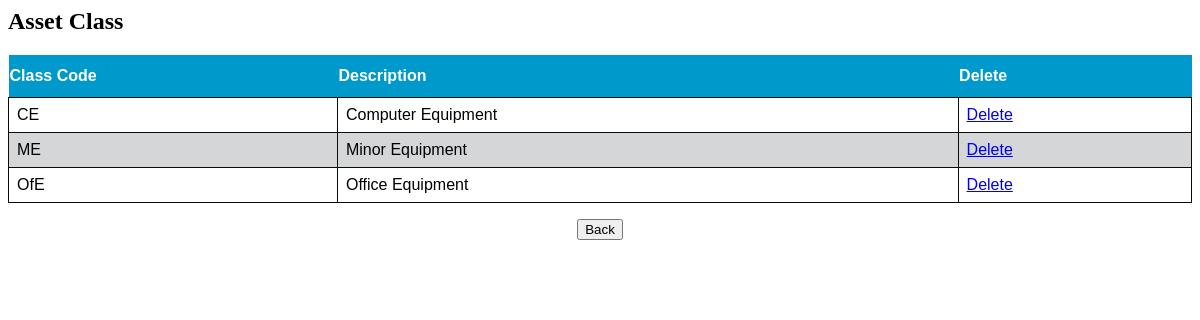
Page /invparms.php (signed in) on the committed database.
### tables this page shows
CREATE TABLE `tbl_assetclass` (
  `a_classid` int(5) NOT NULL,
  `classcode` varchar(5) NOT NULL,
  `classdesc` varchar(50) NOT NULL
);

### library/database.php (called while the page is built, shortened)
<?php
function dbQuery($sql)
{
	$result = mysql_query($sql) or die(mysql_error());
	return $result;
}
function dbFetchAssoc($result)
{
	return mysql_fetch_assoc($result);
}
?>

### invparms.php (the view, shortened to what this page needs)
<?php
if (isset($_GET['a_classid']) && (int)$_GET['a_classid'] >= 0) {
	$a_classid= (int)$_GET['a_classid'];
	$queryString = "&a_classid=$a_classid";
} else {
	$a_classid = 0;
}
?>
<head>
</head>
<body>
<div class="container">
<h2>Asset Class</h2>
  <div class="container">
  <div class="table-responsive-sm">
    <table class="table table-bordered table-sm" id="classview">
    <thead>
      <tr>
		<th>Class Code</th>
		<th>Description</th>
		<th>Delete</th>
      </tr>
	  </thead>
	  </div>
	<?php
	$sql = "select * from tbl_assetclass";
	$result = dbQuery ($sql);
	while($row = dbFetchAssoc($result)) {
	extract($row);
	?>
	<td><?php echo $classcode; ?></td>
	<td><?php echo $classdesc; ?></td>
	  	<td> <a  style="font-weight:normal;" href="javascript:deleteclass(<?php echo $a_classid; ?>);">
	  Delete</a>
	 <?php
	}
	?>
    <center><p>
  <input name="back" type="submit" class="btn btn-Info" id="back" value="Back" onClick="window.location.href='index.php?chez=category.php';">
</p></center>
  </div>

### invparms.php (style rules this page uses)
thead { font-family: arial;background-color: #ddccee; }
#classview { font-family: "Trebuchet MS", Arial, Helvetica, sans-serif; border-collapse: collapse; width: 100%; }
#classview td, #catview th { border: 1px solid #090a0a; padding: 8px; }
#classview th { padding-top: 12px; padding-bottom: 12px; text-align: left; background-color: #0099cc; color: white; }

### rows in the picture
tbl_assetclass: classcode "CE", classdesc "Computer Equipment"
tbl_assetclass: classcode "ME", classdesc "Minor Equipment"
tbl_assetclass: classcode "OfE", classdesc "Office Equipment"
